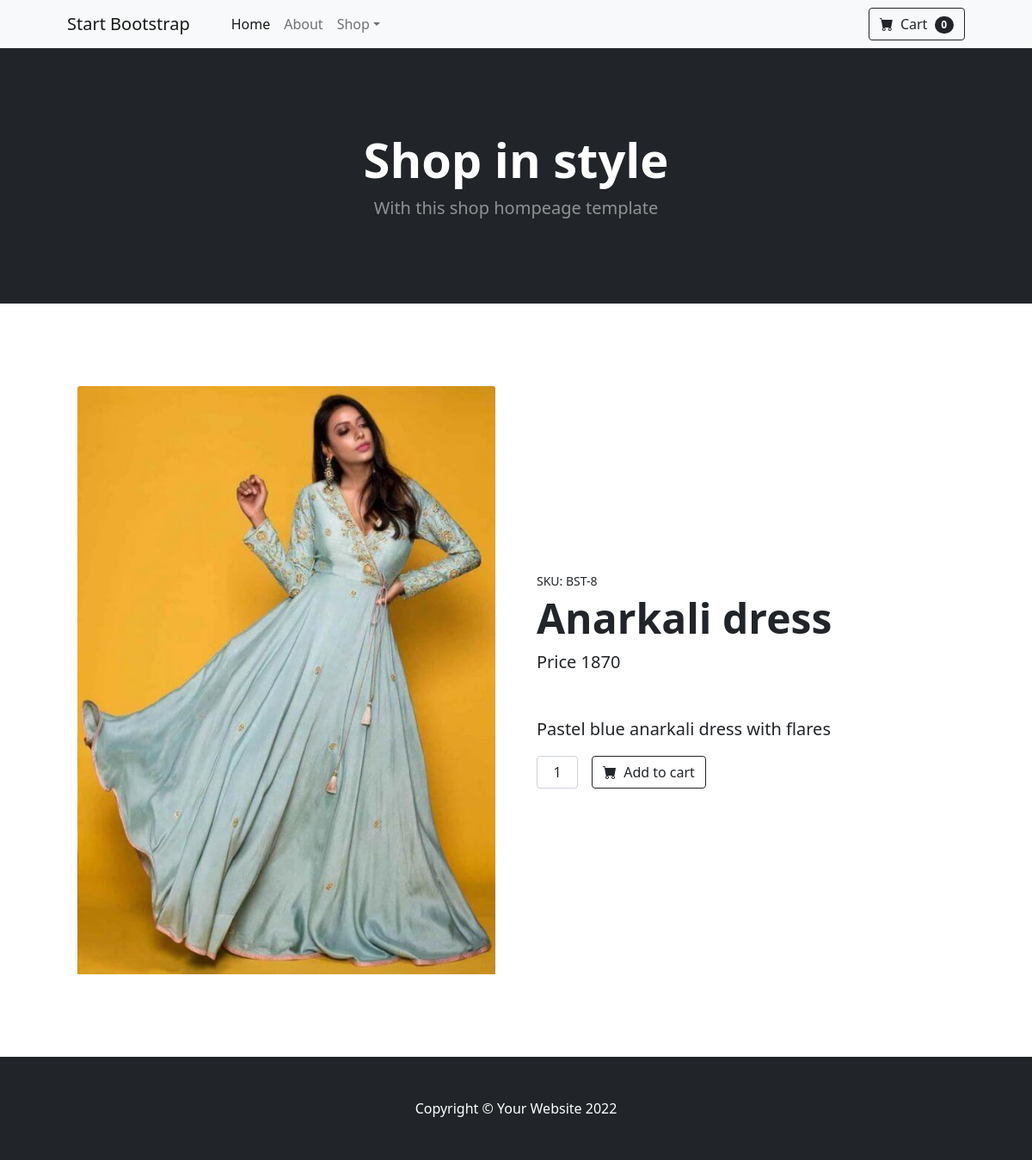
The page /products/details/8 on the database its author committed.
### api/models.py (models this page shows, shortened)
class Products(models.Model):
    name = models.CharField( max_length=200)
    price = models.PositiveIntegerField()
    description = models.CharField(max_length=200)
    category = models.CharField(max_length=200)
    image = models.ImageField(null=True,upload_to="images")

### customer/views.py (the view)
# urls.py: path("products/details/<int:id>",views.ProductDetailView.as_view(),name="product-detail"),
class ProductDetailView(DetailView):
    template_name="cust-productdetail.html"
    context_object_name="product"
    pk_url_kwarg="id"
    model=Products

### customer/context_processor.py (called while the page is built)
def cart_count(request):
    if request.user.is_authenticated:
        count=carts.objects.filter(user=request.user).count()
    else:
        count=0
    return {"count":count}

### customer/templates/cust-productdetail.html
{%extends 'base.html'%}
{%block body%}
<section class="py-5">
    <div class="container px-4 px-lg-5 my-5">
        <div class="row gx-4 gx-lg-5 align-items-center">
            <div class="col-md-6">
            {%if product.image%}
              <img class="card-img-top mb-5 mb-md-0" src="{{product.image.url}}" alt="..." /></div>
            {%else%}
              <img class="card-img-top mb-5 mb-md-0" src="https://dummyimage.com/600x700/dee2e6/6c757d.jpg" alt="..." /></div>
            {%endif%}
            <div class="col-md-6">
                <div class="small mb-1">SKU: BST-{{product.id}}</div>
                <h1 class="display-5 fw-bolder">{{product.name}}</h1>
                <div class="fs-5 mb-5">
                    <span >Price</span>
                    <span>{{product.price}}</span>
                </div>
                <p class="lead">{{product.description}}</p>
                <div class="d-flex">
                    <input class="form-control text-center me-3" id="inputQuantity" type="num" value="1" style="max-width: 3rem" />
                    <a class="btn btn-outline-dark flex-shrink-0" type="button" href="{%url 'add-cart' product.id%}">
                        <i class="bi-cart-fill me-1"></i>
                        Add to cart
                    </a>
                </div>
            </div>
        </div>
    </div>
</section>
{%endblock%}

### rows shown on the page
Products: image (picture), id "8", name "Anarkali dress", price "1870", description "Pastel blue anarkali dress with flares"

### other values the page prints
{{ count }} "0"
